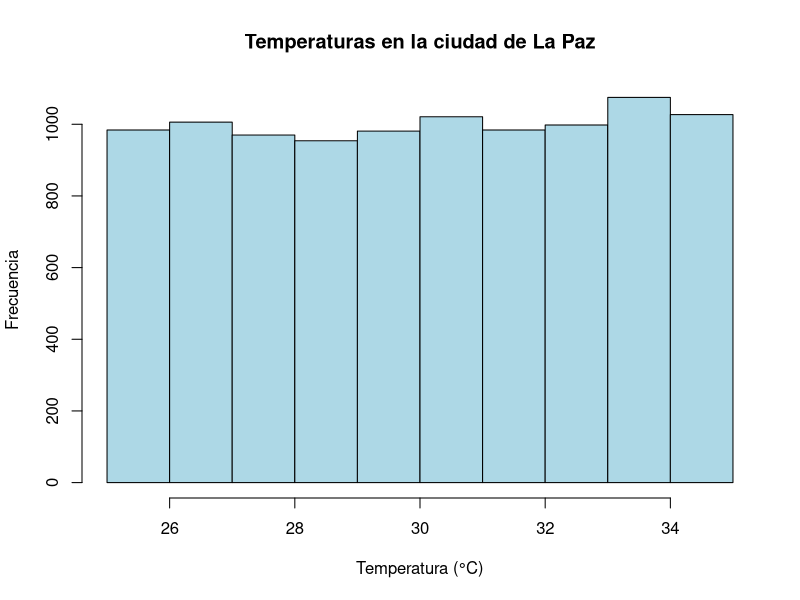
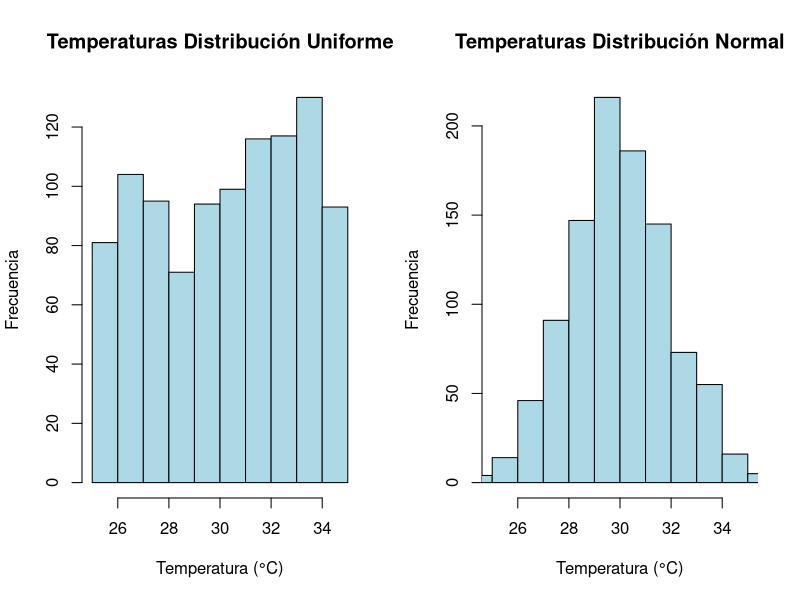
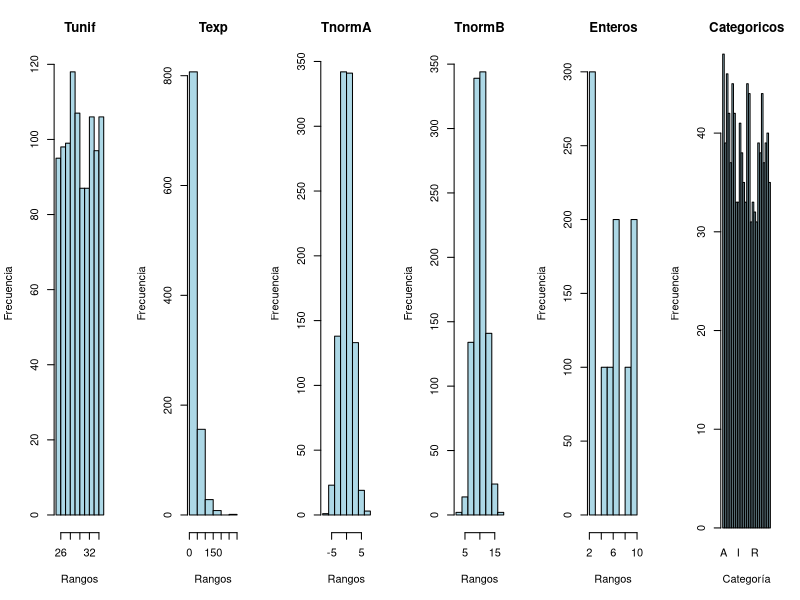

Reproduce these figures in R, in order. (Note: this script raises an error after producing the figures.)
temp <- runif(10000,min=25,max=35)

hist(temp, 
     main = "Temperaturas en la ciudad de La Paz", 
     xlab = "Temperatura (°C)", 
     ylab = "Frecuencia", 
     col = "lightblue", 
     border = "black",
    breaks = 9,
     xlim = c(25, 35))


# Tabla con dos variables
df <- data.frame(
    "Tunif"=runif(1000,min=25,max=35),
    "Tnorm"=rnorm(1000,mean=30,sd=2)
)

# Histograma de dos variables
par(mfrow=c(1,2))
hist(df$Tunif, 
     main = "Temperaturas Distribución Uniforme", 
     xlab = "Temperatura (°C)", 
     ylab = "Frecuencia", 
     col = "lightblue", 
     border = "black",
    breaks = 9,
     xlim = c(25, 35))
hist(df$Tnorm, 
     main = "Temperaturas Distribución Normal", 
     xlab = "Temperatura (°C)", 
     ylab = "Frecuencia", 
     col = "lightblue", 
     border = "black",
    breaks = 9,
     xlim = c(25, 35))


HistogramasTabla <- function(df){
     namvars <- names(df)
     n <- length(namvars)
     par(mfrow = c(1, n)) # Una fila, n columnas
     for(var in namvars){
          # Histograma para cada variable
          if(is.numeric(df[[var]])){
               hist(df[[var]], 
                    main = var, 
                    xlab = "Rangos", 
                    ylab = "Frecuencia", 
                    col = "lightblue", 
                    border = "black",
                    breaks = 9)
          } else{
               # Gráfico de barras para variables categóricas
               barplot(table(df[[var]]), 
                       main = var, 
                       xlab = "Categoría", 
                       ylab = "Frecuencia", 
                       col = "lightblue", 
                       border = "black")
          }
     }
     par(mfrow = c(1, 1)) # Regresar a una sola gráfica
}


tabla <- data.frame(
    "Tunif"=runif(1000,min=25,max=35),
    "Texp"=rexp(1000,rate = 1/30),
    "TnormA"=rnorm(1000,mean=0,sd=2),
    "TnormB"=rnorm(1000,mean=10,sd=2),
    "Enteros"=sample(1:10,10,replace = TRUE),
    "Categoricos"=sample(LETTERS[1:26],1000,replace = TRUE)
)

HistogramasTabla(tabla)

write.csv(tabla, file = "misdatos.csv", row.names = FALSE)


# cargar archivo csv como dataframe
df <- read.csv("misdatos.csv")

#filtrar dataframe por la categoría "A"
df_A <- df[df$Categoricos == "A", ]

#calcular el promedio de las columnas numéricas
promedios <- colMeans(df_A[sapply(df_A, is.numeric)], na.rm = TRUE)